Frame 1 (no input): blank canvas, image omitted
Frame 60 (no input): blank canvas, image omitted
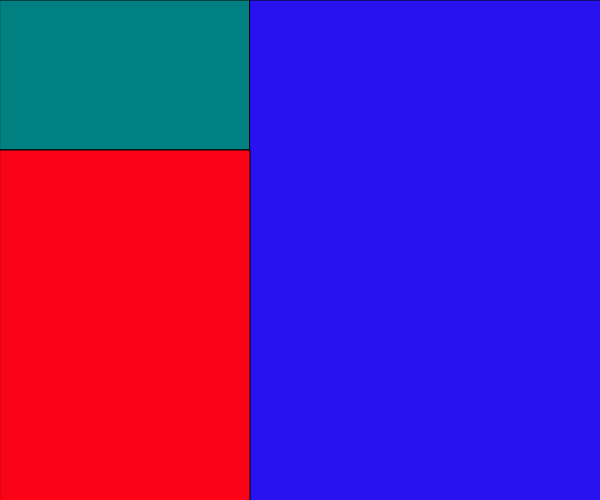
Frame 120 (the mouse pressed at the canvas centre since frame 60)

The p5.js sketch whose frames 1 and 60 were blank and that drew this single picture after the mouse press (run headless with seeded random() and noise() and a simulated clock; from frame 60 on, the mouse is pressed at the canvas centre):

// p5.js sketch
// ── sketch.js
function setup(){
createCanvas(600,500);   
background(200);


}

function draw (){

background(200);


if(mouseIsPressed){

fill(0,128,129);
rect(0,0,250,150);

}



 if(mouseX>200){
   fill(40,19,240);
    rect(250,0,600,600);
  }

if(mouseY>200){
   fill(250,3,23);
    rect(0,150,250,400);
  }

if(mouseX==425){
background(250, 210, 2);
line(425,0,425,600); 
 }



}	
